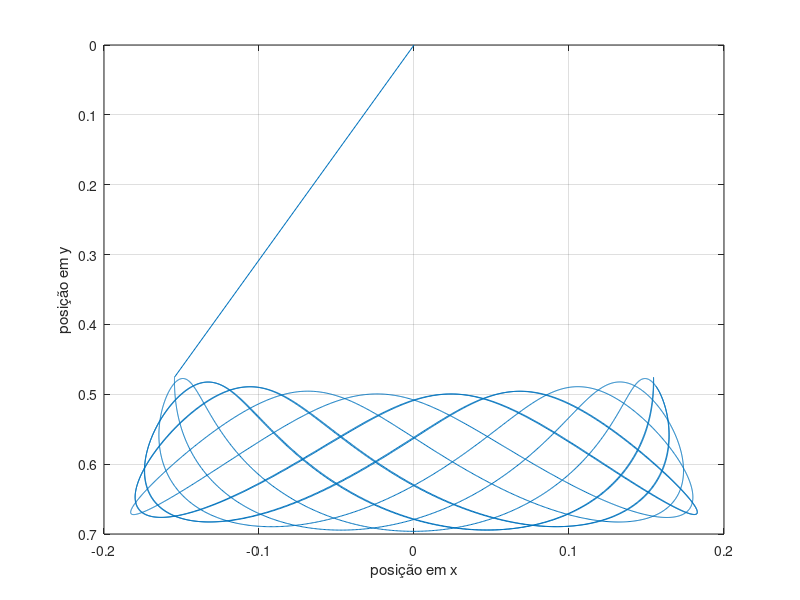
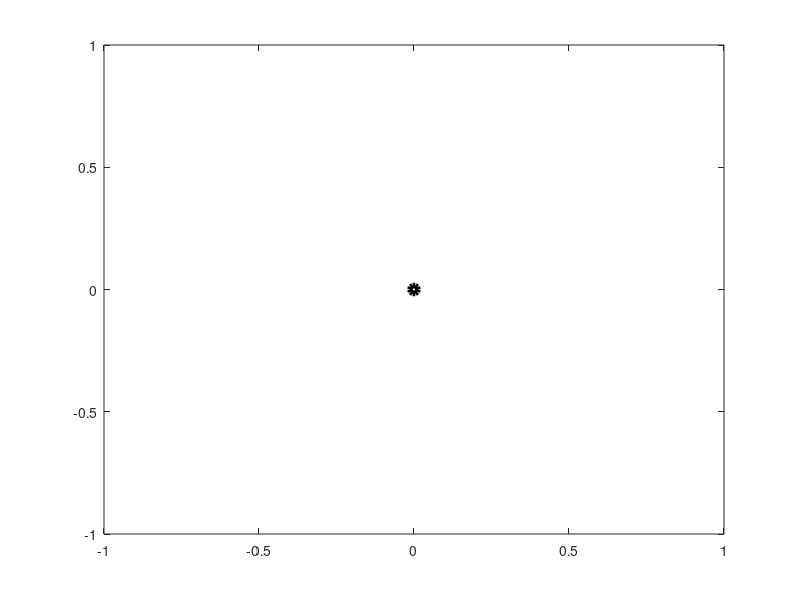

The MATLAB source for these figures, in order: (Note: this script raises an error after producing the figures.)
clc; clear all;close all;
%%%%%%%%%%%%%%%%%%%%%%%%%%%%%%%%%%%%%%%%%%%%%%%%%%%%%%
%% Resolução de pênudlo simples com uma mola utilizando ODE45
% Parâmetros
dt = 0.001;    % intervalo de tempo s
P = 10000;      % quantidade de amostras
g = 9.81;       %gravidade m/s^2
m = 1;          %Massa em kg
k = 1e+2;        %rigidez da mola N/m
%y(1) = L;
%y(2) = velocidade (Lp)
%y(3) = theta
%y(4) = velocidade angular (thetap)
% condições iniciais
L(1) = 0.5;
Lp(1) = 0;
theta(1) = pi/10;
thetap(1) = 0;
y0 = [L(1);Lp(1);theta(1);thetap(1)];
equation = @(t,y)[y(2);(-(k*(y(1)-L(1)))/m)+g;y(4);-(g*y(3))/y(1)];

[t,sol] = ode45(equation,[0:dt:P*dt],y0);

L = sol(:,1);
Lp = sol(:,2);
theta = sol(:,3);
thetap = sol(:,4);

% comportamento do deslocamento na base inercial
for i=2:1:length(t)
    T_theta = [cos(theta(i)) sin(theta(i));
                -sin(theta(i)) cos(theta(i))];
    r_b(i,:) = [0;L(i)];
    r_I(i,:) = T_theta'*r_b(i,:)';
end

figure(1)
plot(r_I(:,1),r_I(:,2)),grid on
xlabel('posição em x');
ylabel('posição em y');
set(gca(),'ydir','reverse')
    
%% Animação


figure(2)
grid on;
xlim([-0.2 0.2]); ylim([0 1]);

for i = 1:100:length(t)
    plot(r_I(i,1),r_I(i,2),'ok','linewidth',4),hold on
    plot(r_I(2:i,1),r_I(2:i,2),'b','linewidth',1.2),hold on
    plot([0 r_I(i,1)],[0 r_I(i,2)],'k','linewidth',1.8)
    pause(0.0001)
    if i<length(t)-1
        cla(figure(2));
    end
    title(['Animação - resposta (t=',num2str(t(i)),' s)'])
    xlabel ('x');
    ylabel('y');
    set(gca(),'ydir','reverse')
end

